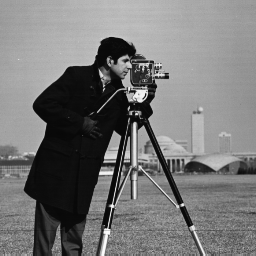
#> input picture week 6/camera.bmp, 256 x 256 px
$ jupyter execute lab06_ans.ipynb
#> lines starting #> are read from the running program, lines starting #| are printed output that depends on the picture
# <center>Aston University <br/><br/> CS3IVP: Image and Video Processing <br/><br/> Lab 06: Image Sharpening</center>

Lecturers:<br/>
Debaleena Roy <a href="mailto:d.roy@aston.ac.uk">d.roy@aston.ac.uk</a> <br/>
Office: MB265K <br/>

Martin Rudorfer <a href="mailto:m.rudorfer@aston.ac.uk">m.rudorfer@aston.ac.uk</a> <br/>
Office: MB214G <br/>

## Goals
The goals of this lab are:
1. To continue practising image filtering.
2. To use image filtering to sharpen greyscale images.

## Instructions
No submission is required for this laboratory.

## Task 6.1 Previous laboratories
Make sure that you have completed all previous laboratories and that you have no doubts after the lab. If you have any, please ask, we are here to help you.

First of all, **run the cell below**. It loads modules that might be of interest for this laboratory.

[cell 1]
import matplotlib.pyplot as plt
import numpy as np
from skimage.io import imread, imshow
import scipy.ndimage

## Task 6.2
**Write** a function `scale_matrix` which takes a greyscale image (or a 2D array in general) as input, **scales** it so that it would be displayable as an 8-bit greyscale image and returns the result.

**Apply** your function to the `input_array` defined below and display the result.
- In last week's lecture, we defined points, lines, and edges.
- Inspect the result and identify which of the three are present.

**Apply** the 3x3 box filter to the image (as we have done in previous labs) and display the result in the same cell.
- Take a close look at the points/lines/edges identified.
- Discuss with your neighbours how the filter changes the appearance of those.

**Hints**:
- We need to calculate the minimum and maximum values in some matrix as part of this process. NumPy has functions `np.min()` and `np.max()` which will do this automatically.
- We should not assume that the input is an array of `np.uint8` or `float` cells. What should we do to make sure that we can perfom the operations required? What should we do to ensure that the output is of the type we need for unsigned integers with $c_{max}=255$?

**Advanced (optional)**:
- We always used the function `scipy.ndimage.correlate()` with `mode="constant"` and `cval=0.0`.
- This is a good opportunity to test other values and also other modes to see what effect it has at the border of the image.

[cell 2]
input_array = np.array([[100, 1, 100, 100, 100, 100, 100, 100],
                        [100, 1, 100, 100, 100, 100, 100, 100],
                        [100, 1, 100, 100, 100, 100, 100, 100],
                        [100, 1, 100, 100, 100,-100, 100, 100],
                        [100, 1, 100, 100, 100, 100, 100, 100],
                        [100, 1, 100, 100, 100, 100, 100, 100],
                        [100, 1, 100, 100, 100, 100, 100, 100]])

# Hint for the box filter...
box = np.array([[1., 1., 1],
                [1., 1., 1],
                [1., 1., 1]])/9.

# WRITE YOUR CODE BELOW (DO NOT DELETE THIS LINE)

def box_filter(input_image):
    # The filter was outside the function as a hint. In real life,
    # it should be within this function.
    return scipy.ndimage.correlate(input_image, box, mode="constant", cval=0).astype(np.uint8)

def scale_matrix(raw_array):
    array = np.array(raw_array, dtype=float)
    ret = array-np.min(array)
    ret = ret/np.max(ret)
    ret = ret*255.
    return ret.astype(np.uint8)

scaled = scale_matrix(input_array)
plt.figure(figsize=(7,8))
imshow(scaled)

filtered = scale_matrix(box_filter(input_array))
plt.figure(figsize=(7,8))
imshow(filtered);

# WRITE YOUR CODE ABOVE (DO NOT DELETE THIS LINE)
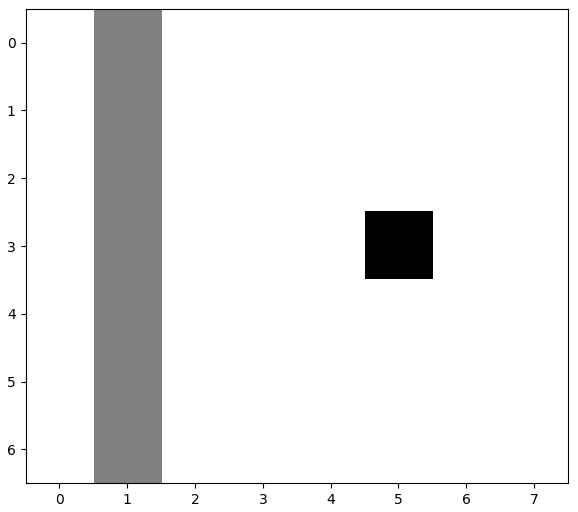
#> figure drawn by matplotlib, 1 panel
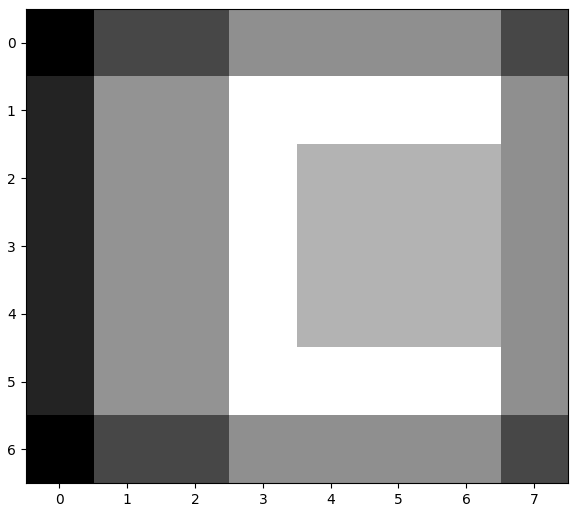
#> figure drawn by matplotlib, 1 panel

## Task 6.3
**Write** a function `display_laplacian_result` which takes a greyscale image matrix as input and displays the scaled Laplacian (calculated as described in the Image Sharpening lecture slides).

**Apply** the function to several test images:
- Try it on the `input_array` from above and discuss the difference in response to certain image features.
- Use the `camera.bmp` image given on blackboard.
- Try to find other images and apply your filter on them.
What general effects can you observe?

**Hints:**
- You will need to make use of the function scale_matrix from Task 6.2 to ensure the correct scale - but at which point of the process?
- Make sure that the image that you correlate is made of floats temporarily so that the output is also float. Why is that necessary?

For good style, your function should be modular (*i.e.*, it should split its task into suitable sub-tasks, only allowing each sub-task access to the information that it needs).

[cell 3]
# WRITE YOUR CODE BELOW (DO NOT DELETE THIS LINE)

def display_laplacian_result(image):
    filter_mask = np.array([[0,1,0], [1,-4,1], [0,1,0]])
    filtered = scipy.ndimage.correlate(image.astype(float), filter_mask)
    scaled = scale_matrix(filtered)
    plt.figure(figsize=(8,8))
    imshow(scaled)

# apply to image from previous cell
display_laplacian_result(scaled)

# apply to new image
image = imread('camera.bmp')
#> image is the input picture: shape (256, 256); min 7, max 253, mean 118.7
display_laplacian_result(image)
#> in display_laplacian_result (call 2), `filtered = scipy.ndimage.correlate(image.astype(float), filter_mask)`:
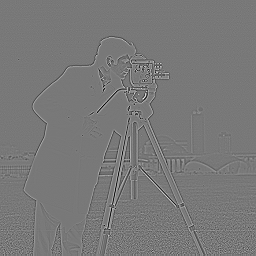
#> filtered: shape (256, 256) float64; min -490, max 543, mean 0; drawn with min black and max white

# WRITE YOUR CODE ABOVE (DO NOT DELETE THIS LINE)
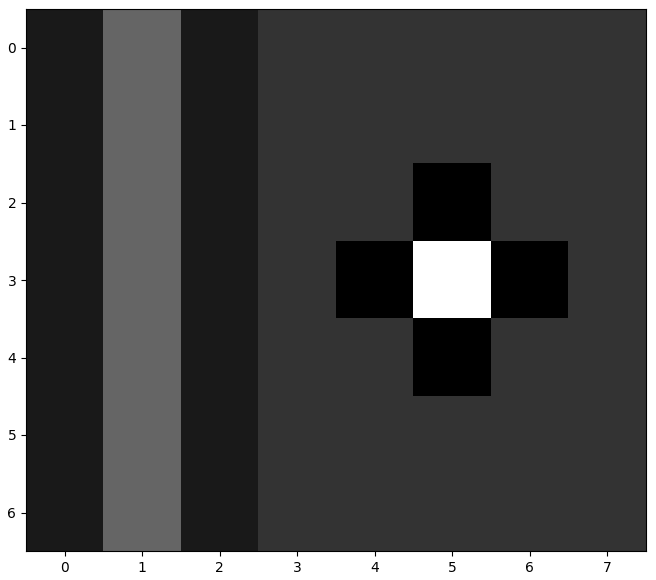
#> figure drawn by matplotlib, 1 panel
